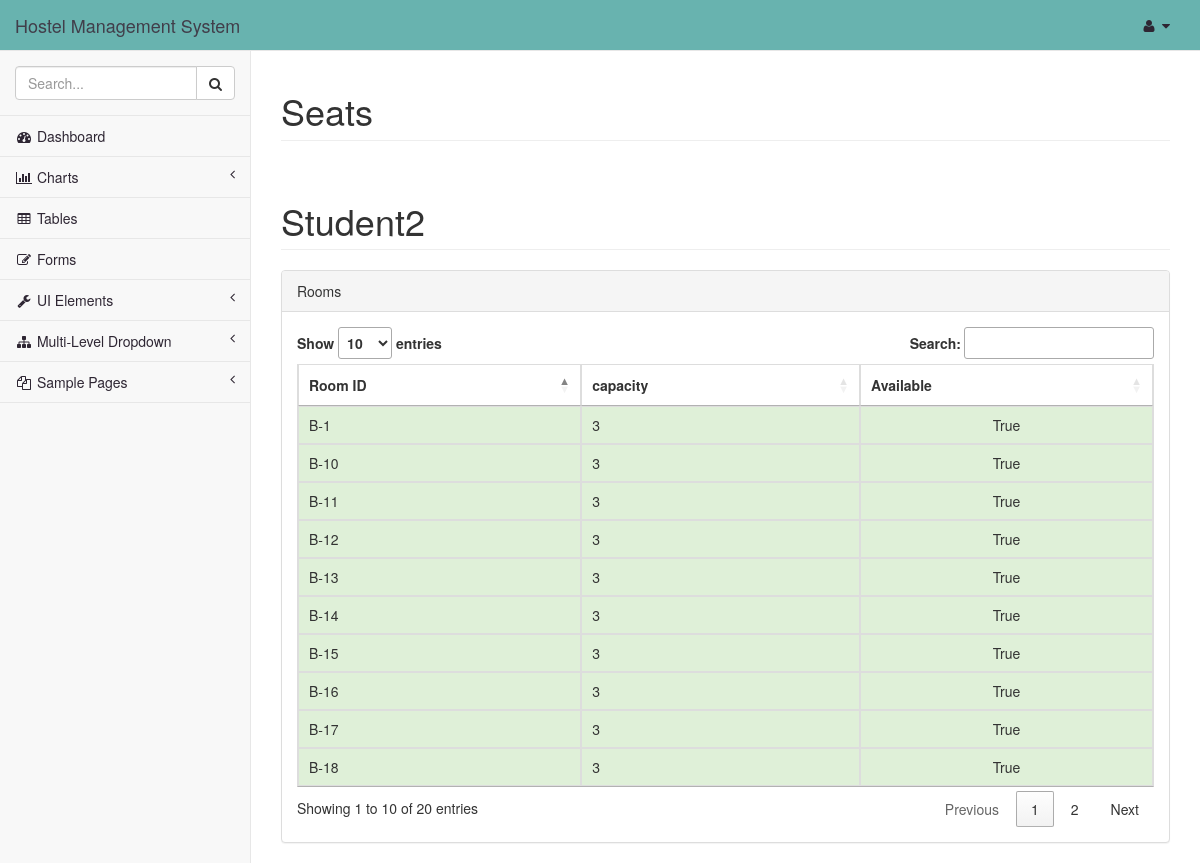
The app's page /hostel/seat with its own data.
### hostel/models.py (models this page shows, shortened)
class Room(models.Model):
    hostel = models.ForeignKey(Hostel, on_delete=models.CASCADE)
    room_id = models.CharField(max_length=200)
    capacity = models.IntegerField(default=0)
    is_available = models.BooleanField(default=False)

### hostel/views.py (the view)
# urls.py: path('seat', views.seat, name='seat'),
def seat(request):
    rooms = Room.objects.all()
    context = {
            'rooms': rooms,
    }
    return render(request, 'hostel/seat.html', context)

### hostel/templates/hostel/seat.html (shortened to what this page needs)
{% extends "hostel/admin.html" %}
{% load static %}
{% block content %}
            <div class="row">
                <div class="col-lg-12">
                    <h1 class="page-header">Seats</h1>
                </div>
            </div>
            <div class="row">
                <div class="col-lg-12">
                    <h1 class="page-header">Student2</h1>
                </div>
            </div>
            <div class="row">
                <div class="col-lg-12">
                    <div class="panel panel-default">
                        <div class="panel-heading">
                           Rooms
                        </div>
                        <div class="panel-body">
                            <table width="100%" class="table table-striped table-bordered table-hover" id="dataTables-example">
                                <thead>
                                    <tr>
                                        <th>Room ID</th>
                                        <th>capacity</th>
                                        <th>Available</th>
                                    </tr>
                                </thead>
                                <tbody>
                                    {% for seat in rooms %}
                                    <tr class="success">
                                         <td>{{ seat.room_id }}</td>
                                         <td>{{ seat.capacity }}</td>
                                         <td align="center">{{ seat.is_available }}</td>
                                    </tr>
                                     {% endfor %}
                                </tbody>
                            </table>
                        </div>
                    </div>
                </div>
            </div>
{% endblock %}

### hostel/templates/hostel/admin.html (shortened to what this page needs)
{% load static %}
<!DOCTYPE html>
<html lang="en">
<head>
    <link href="{% static 'hostel/vendor/bootstrap/css/bootstrap.min.css' %}" rel="stylesheet">
    <link href="{% static 'hostel/vendor/metisMenu/metisMenu.min.css' %}" rel="stylesheet">
    <link href="{% static 'hostel/dist/css/sb-admin-2.css' %}" rel="stylesheet">
    <link href="{% static 'hostel/vendor/font-awesome/css/font-awesome.min.css' %}" rel="stylesheet" type="text/css">
     <link rel="stylesheet" type="text/css" href="https://cdn.datatables.net/1.10.19/css/jquery.dataTables.css">
</head>
<body>
    <div id="wrapper">
        <nav class="navbar navbar-default navbar-static-top" role="navigation" style="margin-bottom: 0; background-color:#68B3AF;">
            <div class="navbar-header">
                <a class="navbar-brand" href="{% url 'hostel:index' %}" style="color:#413E4A;">Hostel Management System</a>
            </div>
            <ul class="nav navbar-top-links navbar-right">
                <li class="dropdown">
                    <a class="dropdown-toggle" data-toggle="dropdown" href="#">
                        <i class="fa fa-user fa-fw" style="color:#2E2633;"></i> <i class="fa fa-caret-down" style="color:#2E2633;"></i>
                    </a>
                </li>
            </ul>
            <div class="navbar-default sidebar" role="navigation" >
                <div class="sidebar-nav navbar-collapse">
                    <ul class="nav" id="side-menu">
                        <li class="sidebar-search">
                            <div class="input-group custom-search-form">
                                <input type="text" class="form-control" placeholder="Search...">
                                <span class="input-group-btn">
                                <button class="btn btn-default" type="button">
                                    <i class="fa fa-search"></i>
                                </button>
                            </span>
                            </div>
                        </li>
                        <li>
                            <a href="{% url 'hostel:index' %}" style="color:#2E2633;"><i class="fa fa-dashboard fa-fw" style="color:#2E2633;"></i> Dashboard</a>
                        </li>
                        <li>
                            <a href="#" style="color:#2E2633;"><i class="fa fa-bar-chart-o fa-fw" style="color:#2E2633;"></i> Charts<span class="fa arrow" style="color:#2E2633;"></span></a>
                        </li>
                        <li>
                            <a href="{% url 'hostel:student_table' %}" style="color:#2E2633;"><i class="fa fa-table fa-fw" style="color:#2E2633;"></i> Tables</a>
                        </li>
                        <li>
                            <a href="{% url 'hostel:forms' %}" style="color:#2E2633;"><i class="fa fa-edit fa-fw" style="color:#2E2633;"></i> Forms</a>
                        </li>
                        <li>
                            <a href="#" style="color:#2E2633;"><i class="fa fa-wrench fa-fw" style="color:#2E2633;"></i> UI Elements<span class="fa arrow"></span></a>
                        </li>
                        <li>
                            <a href="#" style="color:#2E2633;"><i class="fa fa-sitemap fa-fw" style="color:#2E2633;"></i> Multi-Level Dropdown<span class="fa arrow"></span></a>
                        </li>
                        <li>
                            <a href="#" style="color:#2E2633;"><i class="fa fa-files-o fa-fw" style="color:#2E2633;"></i> Sample Pages<span class="fa arrow" style="color:#2E2633;"></span></a>
                        </li>
                    </ul>
                </div>
            </div>
        </nav>
        <div id="page-wrapper">
            {% block content %}{% endblock %}
        </div>
    </div>
</body>
</html>

### records on screen
Room: room_id "B-1", capacity "3", is_available "True"
Room: room_id "B-10", capacity "3", is_available "True"
Room: room_id "B-11", capacity "3", is_available "True"
Room: room_id "B-12", capacity "3", is_available "True"
Room: room_id "B-13", capacity "3", is_available "True"
Room: room_id "B-14", capacity "3", is_available "True"
Room: room_id "B-15", capacity "3", is_available "True"
Room: room_id "B-16", capacity "3", is_available "True"
Room: room_id "B-17", capacity "3", is_available "True"
Room: room_id "B-18", capacity "3", is_available "True"
